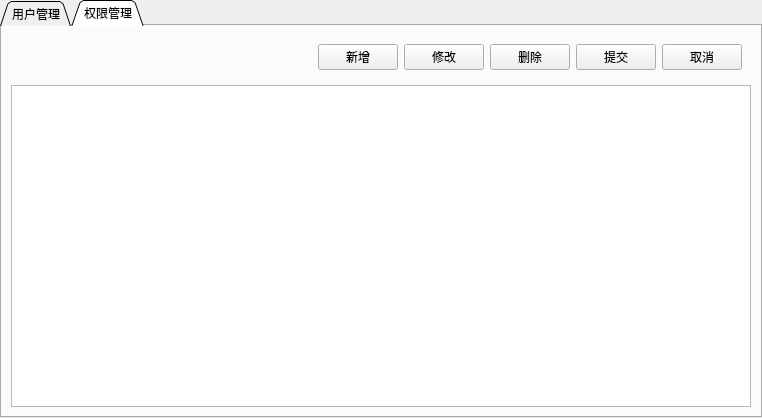
<?xml version="1.0" encoding="UTF-8"?>
<ui version="4.0">
 <class>MemberManager</class>
 <widget class="QWidget" name="MemberManager">
  <property name="geometry">
   <rect>
    <x>0</x>
    <y>0</y>
    <width>762</width>
    <height>418</height>
   </rect>
  </property>
  <property name="windowTitle">
   <string>Form</string>
  </property>
  <layout class="QVBoxLayout" name="verticalLayout">
   <property name="spacing">
    <number>0</number>
   </property>
   <property name="leftMargin">
    <number>0</number>
   </property>
   <property name="topMargin">
    <number>0</number>
   </property>
   <property name="rightMargin">
    <number>0</number>
   </property>
   <property name="bottomMargin">
    <number>0</number>
   </property>
   <item>
    <widget class="QTabWidget" name="tabWidget_userManager">
     <property name="tabShape">
      <enum>QTabWidget::Triangular</enum>
     </property>
     <property name="currentIndex">
      <number>1</number>
     </property>
     <widget class="QWidget" name="tab_userInfo">
      <attribute name="title">
       <string>用户管理</string>
      </attribute>
      <layout class="QVBoxLayout" name="verticalLayout_2">
       <item>
        <widget class="QWidget" name="widget" native="true">
         <layout class="QHBoxLayout" name="horizontalLayout">
          <item>
           <spacer name="horizontalSpacer">
            <property name="orientation">
             <enum>Qt::Horizontal</enum>
            </property>
            <property name="sizeHint" stdset="0">
             <size>
              <width>40</width>
              <height>20</height>
             </size>
            </property>
           </spacer>
          </item>
          <item>
           <widget class="QPushButton" name="pushButton_insert">
            <property name="text">
             <string>新增</string>
            </property>
           </widget>
          </item>
          <item>
           <widget class="QPushButton" name="pushButton_update">
            <property name="text">
             <string>修改</string>
            </property>
           </widget>
          </item>
          <item>
           <widget class="QPushButton" name="pushButton_delete">
            <property name="text">
             <string>删除</string>
            </property>
           </widget>
          </item>
          <item>
           <widget class="QPushButton" name="pushButton_commit">
            <property name="text">
             <string>提交</string>
            </property>
           </widget>
          </item>
          <item>
           <widget class="QPushButton" name="pushButton_cancel">
            <property name="text">
             <string>取消</string>
            </property>
           </widget>
          </item>
         </layout>
        </widget>
       </item>
       <item>
        <widget class="QTableView" name="tableView_userInfo">
         <property name="selectionMode">
          <enum>QAbstractItemView::SingleSelection</enum>
         </property>
         <property name="selectionBehavior">
          <enum>QAbstractItemView::SelectRows</enum>
         </property>
         <property name="verticalScrollMode">
          <enum>QAbstractItemView::ScrollPerPixel</enum>
         </property>
         <property name="horizontalScrollMode">
          <enum>QAbstractItemView::ScrollPerPixel</enum>
         </property>
         <property name="showGrid">
          <bool>false</bool>
         </property>
        </widget>
       </item>
      </layout>
     </widget>
     <widget class="QWidget" name="tab_powerManager">
      <attribute name="title">
       <string>权限管理</string>
      </attribute>
      <layout class="QVBoxLayout" name="verticalLayout_3">
       <item>
        <widget class="QWidget" name="widget_2" native="true">
         <layout class="QHBoxLayout" name="horizontalLayout_2">
          <item>
           <spacer name="horizontalSpacer_2">
            <property name="orientation">
             <enum>Qt::Horizontal</enum>
            </property>
            <property name="sizeHint" stdset="0">
             <size>
              <width>40</width>
              <height>20</height>
             </size>
            </property>
           </spacer>
          </item>
          <item>
           <widget class="QPushButton" name="pushButton_insertPower">
            <property name="text">
             <string>新增</string>
            </property>
           </widget>
          </item>
          <item>
           <widget class="QPushButton" name="pushButton_updatePower">
            <property name="text">
             <string>修改</string>
            </property>
           </widget>
          </item>
          <item>
           <widget class="QPushButton" name="pushButton_deletePower">
            <property name="text">
             <string>删除</string>
            </property>
           </widget>
          </item>
          <item>
           <widget class="QPushButton" name="pushButton_commitPower">
            <property name="text">
             <string>提交</string>
            </property>
           </widget>
          </item>
          <item>
           <widget class="QPushButton" name="pushButton_cancelPower">
            <property name="text">
             <string>取消</string>
            </property>
           </widget>
          </item>
         </layout>
        </widget>
       </item>
       <item>
        <widget class="QTableView" name="tableView_powerInfo">
         <property name="selectionMode">
          <enum>QAbstractItemView::SingleSelection</enum>
         </property>
         <property name="selectionBehavior">
          <enum>QAbstractItemView::SelectRows</enum>
         </property>
         <property name="verticalScrollMode">
          <enum>QAbstractItemView::ScrollPerPixel</enum>
         </property>
         <property name="horizontalScrollMode">
          <enum>QAbstractItemView::ScrollPerPixel</enum>
         </property>
        </widget>
       </item>
      </layout>
     </widget>
    </widget>
   </item>
  </layout>
 </widget>
 <resources/>
 <connections/>
</ui>
